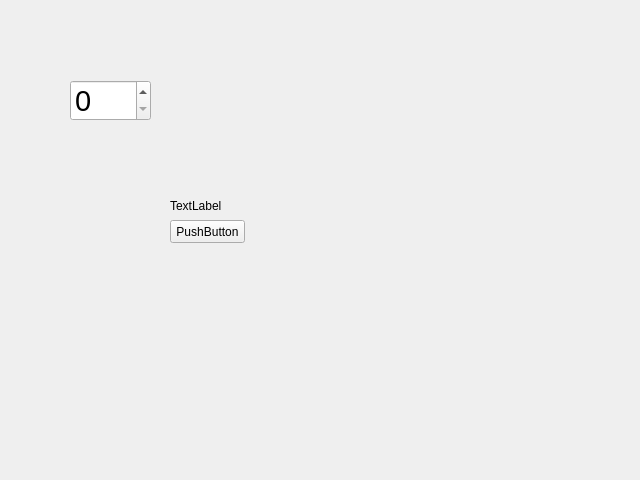
<?xml version="1.0" encoding="UTF-8"?>
<ui version="4.0">
 <class>Form</class>
 <widget class="QWidget" name="Form">
  <property name="geometry">
   <rect>
    <x>0</x>
    <y>0</y>
    <width>640</width>
    <height>480</height>
   </rect>
  </property>
  <property name="windowTitle">
   <string>Form</string>
  </property>
  <widget class="ftsSpinBox" name="spinBox">
   <property name="geometry">
    <rect>
     <x>70</x>
     <y>80</y>
     <width>81</width>
     <height>41</height>
    </rect>
   </property>
   <property name="font">
    <font>
     <pointsize>22</pointsize>
    </font>
   </property>
  </widget>
  <widget class="ftsWidget" name="widget" native="true">
   <property name="geometry">
    <rect>
     <x>160</x>
     <y>180</y>
     <width>120</width>
     <height>80</height>
    </rect>
   </property>
   <widget class="QLabel" name="label">
    <property name="geometry">
     <rect>
      <x>10</x>
      <y>20</y>
      <width>54</width>
      <height>12</height>
     </rect>
    </property>
    <property name="text">
     <string>TextLabel</string>
    </property>
   </widget>
   <widget class="QPushButton" name="pushButton">
    <property name="geometry">
     <rect>
      <x>10</x>
      <y>40</y>
      <width>75</width>
      <height>23</height>
     </rect>
    </property>
    <property name="text">
     <string>PushButton</string>
    </property>
   </widget>
  </widget>
 </widget>
 <customwidgets>
  <customwidget>
   <class>ftsSpinBox</class>
   <extends>QSpinBox</extends>
   <header>ftsspinbox.h</header>
  </customwidget>
  <customwidget>
   <class>ftsWidget</class>
   <extends>QWidget</extends>
   <header>ftswidget.h</header>
   <container>1</container>
  </customwidget>
 </customwidgets>
 <resources/>
 <connections/>
</ui>
